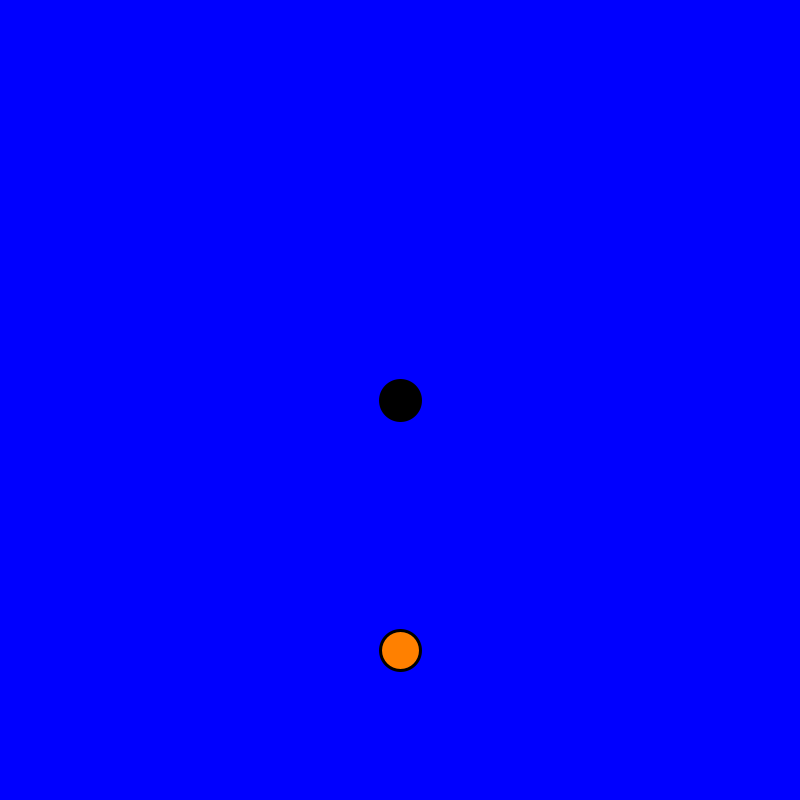
Frame 1 (no input)
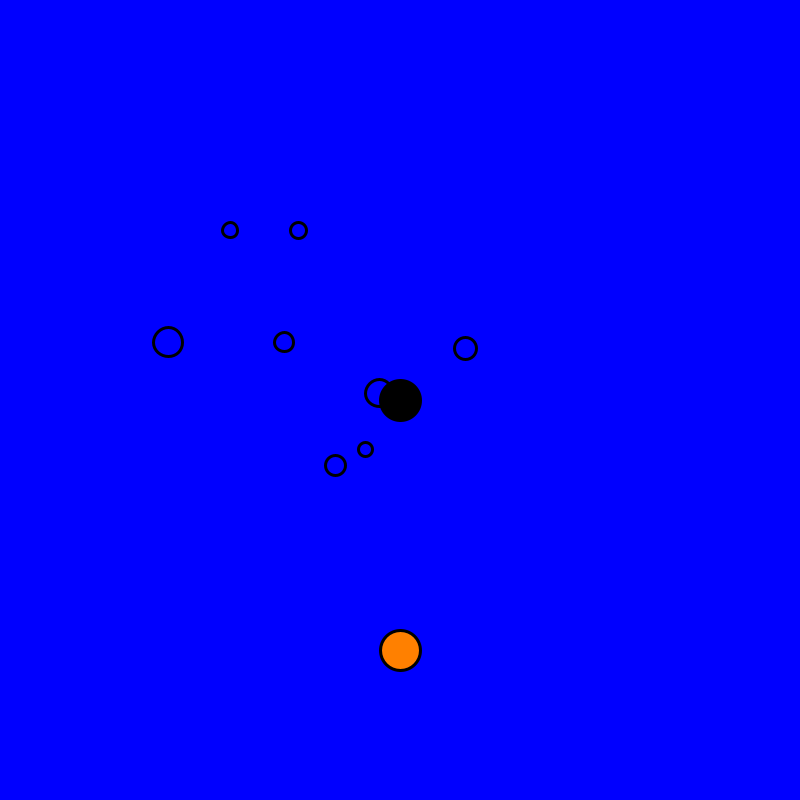
Frame 60 (the mouse pressed at the canvas centre just before this capture)
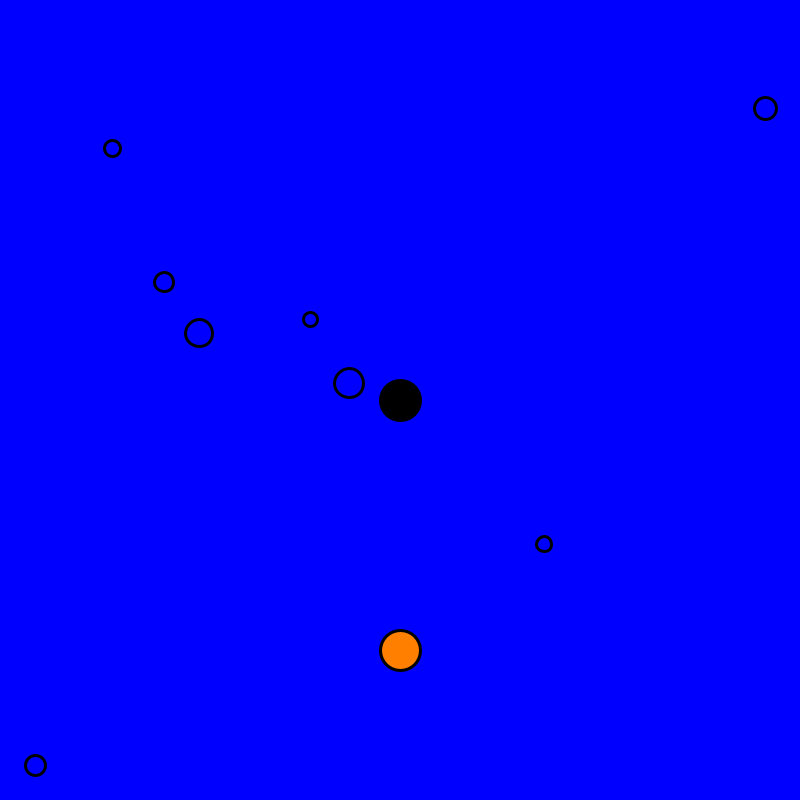
Frame 120 (the mouse held since frame 60 and released just before this capture)

The Processing sketch that drew these frames (run headless with seeded random() and noise(); from frame 60 on, the mouse is pressed at the canvas centre):

// Processing sketch: Gameplay
// ── Gameplay.pde

float X, Y, r = 250;
int v;
Bala misBalas [];
Jugador A;

void setup()
{

  size(800, 800);
  misBalas = new Bala[8];
 
  for (int i = 0; i < 8; i++) {
    misBalas[i] = new Bala(400, 400, 10, (int)random(10, 30));   // Creacion de las balas
  }

  A = new Jugador();
 
}

void draw()
{
  background(0, 0, 255);
  strokeWeight(16);
  strokeWeight(3);

  fill(0, 0, 255);
  for (int i = 0; i < 8; i++) {
    misBalas[i].mostrar(); 
    misBalas[i].disparar();
  }

  A.controles();
  for (int i = 0; i < 8; i++) {
    if ( dist(misBalas[i].x, misBalas[i].y, A.X, A.Y) < misBalas[i].diametro/2 + 20 ) {   // Colision con las balas
      exit();
    }
  }
  
  fill(0);
  ellipse(height/2, width/2, 40, 40); // Puesto del enemigo
}



void keyPressed() {

  A.moverJugador();  // Movimiento del jugador
}

// ── Balas.pde
class Bala 
{
  
  int x, y, dx, dy, diametro;
  float cx, cy;
  
  Bala(int X, int Y, int DX, int diametro_)
  {
    x = X; y = Y; dx = DX; dy = DX; diametro = diametro_;
  }
  
  void mostrar()
  { 
    ellipse(x,y,diametro,diametro); // Bala
  }
  
  void disparar()
     { 
       
       x+=cx;
       y+=cy;
       
       if(x > 800 || x < 0) // Si X se sale de la pantalla
        {
         x=400;
         y=400;
        }
       
       if(y > 800 || y < 0) // Si Y se sale de la pantalla
        {
         x=400;
         y=400;
        }
       
       if(x == 400)
       cx=random(-dx,dx); // Direccion random para X de la bala
       
       if(y == 400)
       cy=random(-dy,dy); // Direccion random para Y de la bala
     
     }
}

// ── Jugador.pde
class Jugador
{

  float X=400, Y=650, x=400, y=650;
  float angulo=0;

  Jugador() {
  }

  void controles()
  {



    if (r == 350 || r == 300)
      fill(0, 255, 0);    // Verde

    if (r == 250 || r == 200)
      fill(255, 128, 0);  // Naranja

    if (r == 150 || r == 100)
      fill(255, 0, 0);    // Rojo
    X = 400 + r*sin(angulo);
    Y = 400 + r*cos(angulo);
    // x = 400 + r*cos(angulo);
    //  y = 400 + r*sin(angulo);
    //  ellipse(x, y, 1, 1);
    ellipse(X, Y, 40, 40);
  }

  void moverJugador() {
    if (keyPressed && (key==CODED)) // Detecta las teclas para generar el movimiento
    {

      switch (keyCode)
      {

      case RIGHT:
        angulo = angulo + 0.02;


        break;

      case LEFT:
      angulo = angulo - 0.02;

        break;

      case UP:

        if (r !=100)
        {
          r-=50;
        }

        break;

      case DOWN:

        if (r !=350)
        {
          r+=50;
        }

        break;
      }
    }
  }
}
